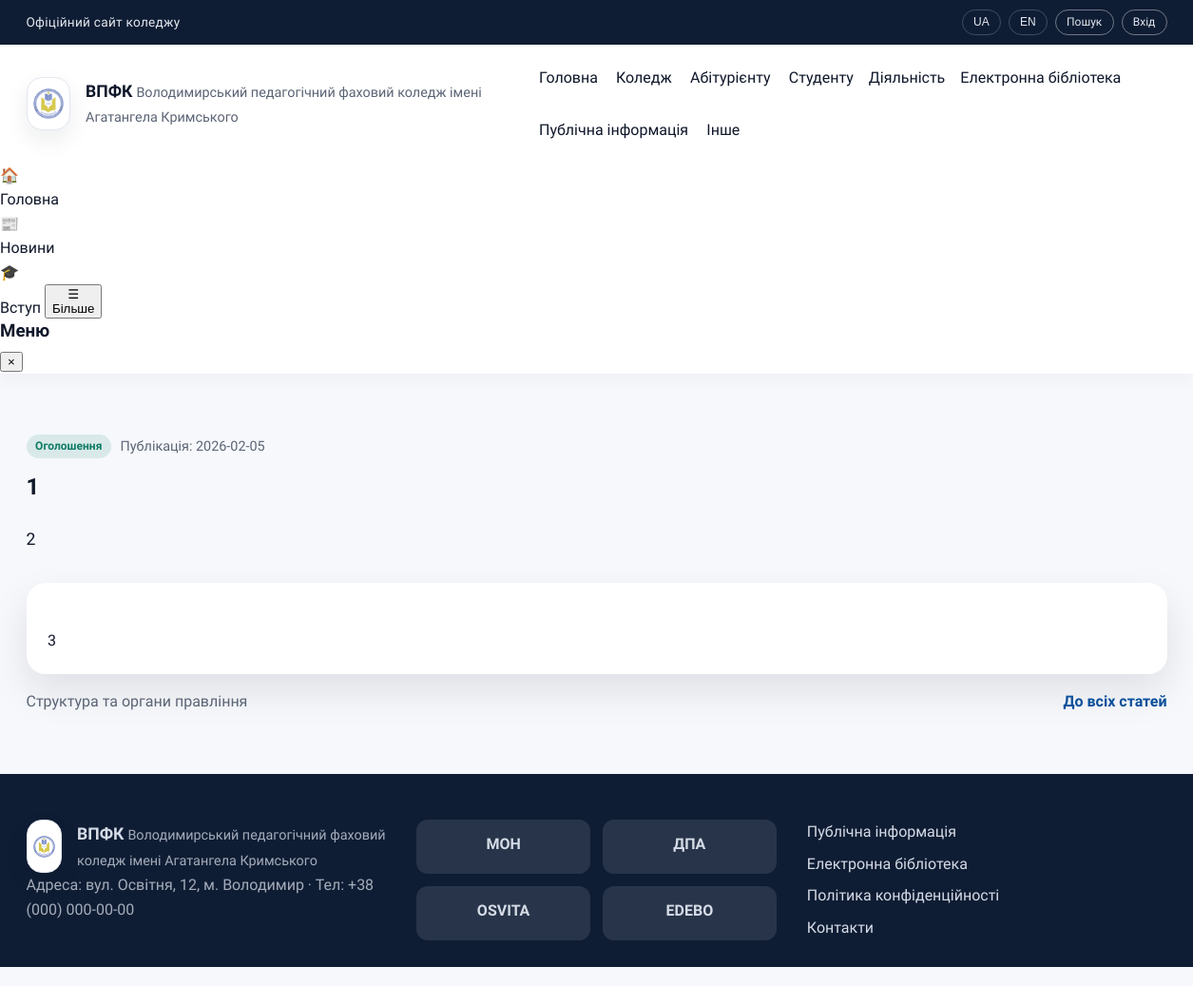
/articles/1, run on the app's committed database.
### tables this page shows
CREATE TABLE menu_items (
          id INTEGER PRIMARY KEY AUTOINCREMENT,
          parent_id INTEGER,
          title TEXT NOT NULL,
          url TEXT NOT NULL,
          sort_order INTEGER NOT NULL DEFAULT 0,
          FOREIGN KEY(parent_id) REFERENCES menu_items(id)
        );

CREATE TABLE articles (
          id INTEGER PRIMARY KEY AUTOINCREMENT,
          title TEXT NOT NULL,
          summary TEXT NOT NULL,
          content TEXT NOT NULL,
          category TEXT NOT NULL,
          section_id INTEGER,
          published_date TEXT NOT NULL,
          event_date TEXT,
          external_link TEXT,
          created_at TEXT NOT NULL,
          updated_at TEXT NOT NULL,
          FOREIGN KEY(section_id) REFERENCES menu_items(id)
        );

### app.py (the view)
@app.route("/articles/<int:article_id>")
def article_detail(article_id: int):
    article = query_db(
        """
        SELECT articles.*, menu_items.title AS section_title
        FROM articles
        LEFT JOIN menu_items ON menu_items.id = articles.section_id
        WHERE articles.id = ?
        """,
        (article_id,),
        one=True,
    )
    if not article:
        abort(404)
    return render_template("article_detail.html", article=article, active_title="")

### app.py (called while the page is built)
def get_db() -> sqlite3.Connection:
    if "db" not in g:
        conn = sqlite3.connect(DB_PATH)
        conn.row_factory = sqlite3.Row
        g.db = conn
    return g.db

def query_db(query: str, args: tuple = (), one: bool = False):
    db = get_db()
    cursor = db.execute(query, args)
    rows = cursor.fetchall()
    cursor.close()
    if one:
        return rows[0] if rows else None
    return rows

def build_menu_tree(rows: List[sqlite3.Row]) -> List[dict]:
    items: Dict[int, dict] = {}
    roots: List[dict] = []
    for row in rows:
        items[row["id"]] = {
            "id": row["id"],
            "parent_id": row["parent_id"],
            "title": row["title"],
            "url": row["url"],
            "sort_order": row["sort_order"],
            "children": [],
        }
    for item in items.values():
        parent_id = item["parent_id"]
        if parent_id and parent_id in items:
            items[parent_id]["children"].append(item)
        else:
            roots.append(item)
    def sort_items(nodes: List[dict]) -> List[dict]:
        nodes.sort(key=lambda n: (n["sort_order"], n["title"]))
        for node in nodes:
            node["children"] = sort_items(node["children"])
        return nodes
    return sort_items(roots)

def get_menu_tree() -> List[dict]:
    rows = query_db("SELECT * FROM menu_items ORDER BY sort_order, title")
    return build_menu_tree(rows)

@app.context_processor
def inject_globals():
    return {
        "menu_items": get_menu_tree(),
        "current_user": g.get("user"),
    }

@app.before_request
def load_user():
    g.user = None
    user_id = session.get("user_id")
    if user_id:
        user = query_db("SELECT * FROM users WHERE id = ?", (user_id,), one=True)
        if user:
            g.user = user

### templates/article_detail.html (shortened to what this page needs)
{% extends "layout.html" %}
{% block content %}
  <section class="section">
    <div class="container article-detail">
      <div class="article-meta">
        <span class="badge">{{ article.category }}</span>
        <span class="muted">Публікація: {{ article.published_date }}</span>
      </div>
      <h1>{{ article.title }}</h1>
      <p class="article-summary">{{ article.summary }}</p>
      <div class="article-content">
        {{ article.content }}
      </div>
      <div class="article-footer">
        <span class="muted">{{ article.section_title or 'Без розділу' }}</span>
        <a class="link" href="{{ url_for('articles') }}">До всіх статей</a>
      </div>
    </div>
  </section>
{% endblock %}

### templates/layout.html (shortened to what this page needs)
<!doctype html>
<html lang="uk">
  <head>
    <link rel="stylesheet" href="{{ url_for('static', filename='css/styles.css') }}" />
  </head>
  <body>
    <header class="site-header">
      <div class="topbar">
        <div class="container topbar-inner">
          <span class="topbar-note">Офіційний сайт коледжу</span>
          <div class="topbar-actions">
            <button class="chip" type="button">UA</button>
            <button class="chip" type="button">EN</button>
            <a class="chip ghost" href="#">Пошук</a>
            {% if current_user %}
              <a class="chip ghost" href="{{ url_for('admin_dashboard') }}">Панель</a>
              <a class="chip ghost" href="{{ url_for('logout') }}">Вийти</a>
            {% else %}
              <a class="chip ghost" href="{{ url_for('login') }}">Вхід</a>
            {% endif %}
          </div>
        </div>
      </div>
<div class="container nav-wrapper">
        <div class="brand">
          <div class="logo-mark is-fallback">
            <img
              src="{{ url_for('static', filename='images/logo.png') }}"
              alt="??????? ????"
              onload="this.closest('.logo-mark').classList.remove('is-fallback')"
              onerror="if(!this.dataset.fallback){this.dataset.fallback='1'; this.src='/images/logo.png'; return;} this.closest('.logo-mark').classList.add('is-fallback'); this.remove();"
            />
          </div>
          <div class="brand-text">
            <span class="brand-title">ВПФК</span>
            <span class="brand-subtitle"
              >Володимирський педагогічний фаховий коледж імені Агатангела
              Кримського</span
            >
          </div>
        </div>
        <nav class="site-nav" id="site-nav" data-nav>
          {% from "_menu.html" import render_menu %}
          {{ render_menu(menu_items, active_title) }}
        </nav>
      </div>
      <nav class="mobile-nav" id="mobile-nav">
        <div class="mobile-nav-inner">
          <a href="/" class="mobile-nav-item {% if active_title == 'Головна' %}active{% endif %}">
            <div class="mobile-nav-icon">🏠</div>
            <span>Головна</span>
          </a>
          <a href="/articles" class="mobile-nav-item {% if 'Новини' in active_title %}active{% endif %}">
            <div class="mobile-nav-icon">📰</div>
            <span>Новини</span>
          </a>
          <a href="/admissions-2026" class="mobile-nav-item {% if 'Вступ' in active_title %}active{% endif %}">
            <div class="mobile-nav-icon">🎓</div>
            <span>Вступ</span>
          </a>
          <button class="mobile-nav-item mobile-nav-more" type="button" id="mobile-menu-toggle">
            <div class="mobile-nav-icon">☰</div>
            <span>Більше</span>
          </button>
        </div>
      </nav>
      <div class="mobile-menu-overlay" id="mobile-menu-overlay">
        <div class="mobile-menu-panel">
          <div class="mobile-menu-header">
            <h3 class="mobile-menu-title">Меню</h3>
            <button class="mobile-menu-close" type="button" id="mobile-menu-close">×</button>
          </div>
        </div>
      </div>
    </header>
    <main id="main">
      {% block content %}{% endblock %}
    </main>
    <footer class="site-footer">
      <div class="container footer-grid">
        <div>
          <div class="brand footer-brand">
            <div class="logo-mark is-fallback">
            <img
              src="{{ url_for('static', filename='images/logo.png') }}"
              alt="??????? ????"
              onload="this.closest('.logo-mark').classList.remove('is-fallback')"
              onerror="if(!this.dataset.fallback){this.dataset.fallback='1'; this.src='/images/logo.png'; return;} this.closest('.logo-mark').classList.add('is-fallback'); this.remove();"
            />
          </div>
            <div class="brand-text">
              <span class="brand-title">ВПФК</span>
              <span class="brand-subtitle"
                >Володимирський педагогічний фаховий коледж імені Агатангела
                Кримського</span
              >
            </div>
          </div>
          <p class="footer-note">
            Адреса: вул. Освітня, 12, м. Володимир · Тел: +38 (000) 000-00-00
          </p>
        </div>
        <div class="footer-logos">
          <div class="logo-tile">МОН</div>
          <div class="logo-tile">ДПА</div>
          <div class="logo-tile">OSVITA</div>
          <div class="logo-tile">EDEBO</div>
        </div>
        <div class="footer-links">
          <a href="#">Публічна інформація</a>
          <a href="#">Електронна бібліотека</a>
          <a href="#">Політика конфіденційності</a>
          <a href="#">Контакти</a>
        </div>
      </div>
    </footer>
  </body>
</html>

### templates/_menu.html (shortened to what this page needs)
{% macro render_menu(items, active_title=None, level=0) %}
  {% for item in items %}
    {% set active_class = "nav-highlight" if item.title == active_title else "" %}
    {% if item.children %}
      <div class="nav-item has-submenu submenu-level-{{ level }}">
        <span class="nav-title {{ active_class }}">{{ item.title }}</span>
      </div>
    {% else %}
      <a href="{{ item.url or '#' }}" class="{{ active_class }}">{{ item.title }}</a>
    {% endif %}
  {% endfor %}
{% endmacro %}

### static/css/styles.css (style rules this page uses)
:root { color-scheme: light; --bg: #f6f8fb; --surface: #ffffff; --surface-2: #eef2f8; --text: #0f172a; --muted: #5b6475; --primary: #0b4f9a; --primary-700: #083b73; --secondary: #0e7c66; --accent: #f2b705; --border: #e2e8f0; --shadow: 0 18px 40px rgba(15, 23, 42, 0.1); --radius-lg: 20px; --radius-md: 14px; --radius-sm: 10px; --container: 1200px; }
*, *::before, *::after { box-sizing: border-box; }
body { margin: 0; font-family: "Source Sans 3", "Inter", "Roboto", "Segoe UI", sans-serif; font-size: 16px; line-height: 1.6; color: var(--text); background: var(--bg); }
.site-header { background: var(--surface); box-shadow: 0 6px 18px rgba(15, 23, 42, 0.04); position: sticky; top: 0; z-index: 1000; width: 100%; }
img { max-width: 100%; display: block; }
a { color: inherit; text-decoration: none; }
h1, h2, h3 { margin: 0 0 0.4em; line-height: 1.2; }
p { margin: 0 0 1rem; color: var(--muted); }
.container { width: min(100% - 2.5rem, var(--container)); margin: 0 auto; }
.section { padding: 4rem 0; }
.topbar { background: #0f1d34; color: #e2e8f0; font-size: 0.85rem; }
.topbar-inner { display: flex; justify-content: space-between; align-items: center; padding: 0.6rem 0; }
.topbar-note { letter-spacing: 0.02em; }
.topbar-actions { display: flex; gap: 0.5rem; flex-wrap: wrap; }
.nav-wrapper { display: flex; align-items: center; justify-content: space-between; gap: 1.5rem; padding: 1rem 0; position: relative; }
.brand { display: flex; align-items: center; gap: 1rem; }
.brand-title { font-weight: 700; font-size: 1.1rem; }
.brand-subtitle { font-size: 0.9rem; color: var(--muted); }
.logo-mark { width: 56px; height: 56px; border-radius: 16px; background: #fff; border: 1px solid var(--border); display: grid; place-items: center; padding: 6px; box-shadow: 0 10px 24px rgba(15, 23, 42, 0.08); }
.logo-mark img { width: 100%; height: 100%; object-fit: contain; }
.site-nav { display: flex; flex-wrap: wrap; gap: 1rem; align-items: center; font-weight: 500; }
.site-nav a { padding: 0.4rem 0.2rem; color: var(--text); position: relative; }
.site-nav a::after { content: ""; position: absolute; left: 0; bottom: -0.2rem; width: 0%; height: 2px; background: var(--primary); transition: width 0.3s ease; }
.nav-item { position: relative; display: inline-flex; align-items: center; gap: 0.35rem; }
.nav-title { display: inline-block; cursor: default; user-select: none; }
.link { color: var(--primary); font-weight: 600; }
.chip { border: 1px solid rgba(255, 255, 255, 0.2); background: transparent; color: #e2e8f0; padding: 0.2rem 0.7rem; border-radius: 999px; font-size: 0.75rem; cursor: pointer; display: inline-flex; align-items: center; }
.chip.ghost { border-color: rgba(255, 255, 255, 0.4); }
.site-footer { background: #0f1d34; color: #d5dce7; padding: 3rem 0; }
.footer-grid { display: grid; grid-template-columns: repeat(auto-fit, minmax(220px, 1fr)); gap: 2rem; }
.footer-brand .brand-subtitle, .footer-note { color: rgba(213, 220, 231, 0.75); }
.footer-logos { display: grid; grid-template-columns: repeat(2, minmax(100px, 1fr)); gap: 0.8rem; }
.logo-tile { background: rgba(255, 255, 255, 0.1); border-radius: 12px; padding: 0.8rem; text-align: center; font-weight: 600; }
.footer-links { display: grid; gap: 0.5rem; }
.muted { color: var(--muted); }
.badge { display: inline-flex; align-items: center; padding: 0.2rem 0.6rem; border-radius: 999px; background: rgba(14, 124, 102, 0.12); color: #0e7c66; font-size: 0.75rem; font-weight: 700; }
.article-meta { display: flex; flex-wrap: wrap; gap: 0.6rem; align-items: center; font-size: 0.9rem; }
.article-footer { display: flex; align-items: center; justify-content: space-between; gap: 1rem; }
.article-detail { display: grid; gap: 1rem; }
.article-summary { font-size: 1.1rem; color: var(--text); }
.article-content { background: var(--surface); padding: 1.4rem; border-radius: var(--radius-lg); box-shadow: var(--shadow); white-space: pre-line; }

### data on the page
menu_items: title "Головна"
menu_items: title "Коледж"
menu_items: title "Абітурієнту"
menu_items: title "Студенту"
menu_items: title "Діяльність"
menu_items: title "Електронна бібліотека"
menu_items: title "Публічна інформація"
menu_items: title "Інше"
articles: category "Оголошення", published_date "2026-02-05", title "1", summary "2", content "3"
menu_items: title "Структура та органи правління"
